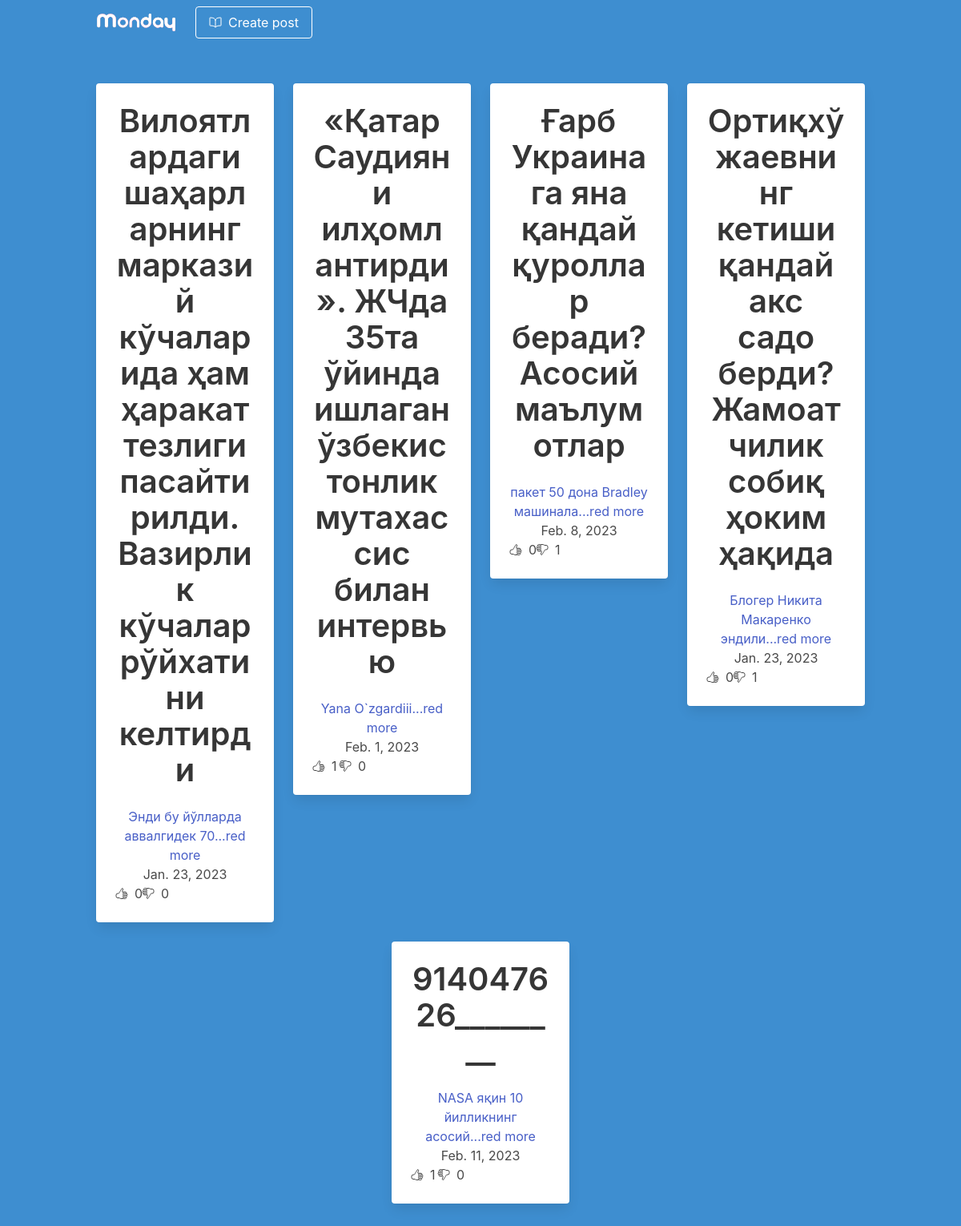
The page / on the database its author committed.
### blog/models.py (models this page shows, shortened)
class Article(models.Model):
    title = models.CharField(max_length=255)
    text = models.TextField()
    slug = models.SlugField(unique=True)
    date = models.DateField(auto_now=True)
    thumb = models.ImageField(blank=True)
    author = models.ForeignKey(User, default=None, on_delete=models.CASCADE)
    likes = models.ManyToManyField(User, related_name="articel_like")
    dislikes = models.ManyToManyField(User, related_name="article_dislike")
    def snippet(self):
        return self.text[:30] + '...red more'
    def total_likes(self):
        return self.likes.count()
    def total_dislikes(self):
        return self.dislikes.count()

### blog/views.py (the view)
# urls.py: path('',article_func, name="article_func"),
def article_func(request):
    news = Article.objects.all()
    return render(request,"article_list.html",{"articles":news})

### templates/article_list.html
{% extends 'base.html' %}
{% load static %}
{% block content %}
<div class="container">
    <div class="columns is-centered is-multiline">
        {% for article in articles %}
        <div class="column is-3">
            <div class="card has-text-centered">
                <div class="card-content">
                    <div class="media">
                        <div class="media-content">
                            <p class="title has-text-dark is-2">
                                {{ article.title }}
                            </p>
                        </div>
                    </div>
                    <div class="content ">
                        <a href="{% url 'article_detail' article.slug %}">
                            {{ article.snippet }}
                        </a>
                        <br>
                        <div>{{ article.date }}</div>
                        <div class="columns">
                            <div class="column is-2">
                                <div class="columns is-gapless">
                                    <div class="column">
                                        <ion-icon name="thumbs-up-outline" class="mt-1"></ion-icon>
                                    </div>
                                    <div class="column">
                                        <span class="ml-2">{{ article.total_likes }}</span>
                                    </div>
                                </div>
                            </div>
                            <div class="column is-2">
                                <div class="columns is-gapless">
                                    <div class="column">
                                        <ion-icon name="thumbs-down-outline" class="mt-1"></ion-icon>
                                    </div>
                                    <div class="column">
                                        <span class="ml-2">{{ article.total_dislikes }}</span>
                                    </div>
                                </div>
                            </div>
                        </div>
                    </div>
                </div>
            </div>
        </div>
        {% endfor %}
    </div>
</div>
{% endblock %}

### rows shown on the page
Article: title "Вилоятлардаги шаҳарларнинг марказий кўчаларида ҳам ҳаракат тезлиги пасайтирилди. Вазирлик кўчалар рўйхатини келтирди", snippet "Энди бу йўлларда аввалгидек 70...red more", date "Jan. 23, 2023", total_likes "0", total_dislikes "0"
Article: title "«Қатар Саудияни илҳомлантирди». ЖЧда 35та ўйинда ишлаган ўзбекистонлик мутахассис билан интервью", snippet "Yana O`zgardiii...red more", date "Feb. 1, 2023", total_likes "1", total_dislikes "0"
Article: title "Ғарб Украинага яна қандай қуроллар беради? Асосий маълумотлар", snippet "пакет 50 дона Bradley машинала...red more", date "Feb. 8, 2023", total_likes "0", total_dislikes "1"
Article: title "Ортиқхўжаевнинг кетиши қандай акс садо берди? Жамоатчилик собиқ ҳоким ҳақида", snippet "Блогер Никита Макаренко эндили...red more", date "Jan. 23, 2023", total_likes "0", total_dislikes "1"
Article: title "914047626________", snippet "NASA яқин 10 йилликнинг асосий...red more", date "Feb. 11, 2023", total_likes "1", total_dislikes "0"
